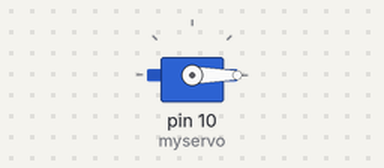
Bench run of a sketch on a simulated Arduino Uno, built with avr-gcc and run on an emulated ATmega328P. Parts: servo.

Above: at 0.05 s.
At 2.05 s:
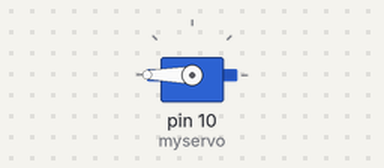
At 4.0 s:
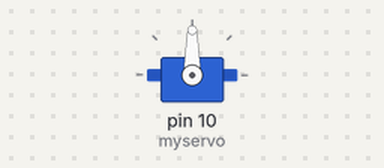
Timing chart, 0 to 5.2 s (numbered marks = the images above):
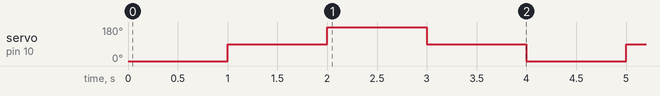

The sketch:

servo.ino
```cpp
#include <Servo.h>

Servo myservo;  // create servo object to control a servo
// twelve servo objects can be created on most boards

int pos = 0;    // variable to store the servo position
int r;

void setup() {
  Serial.begin(9600);
  myservo.attach(10, 1000, 2000);
}

void loop() {
  myservo.write(0);
  delay(1000);

  myservo.write(90);
  delay(1000);

  myservo.write(180);
  delay(1000);

  myservo.write(90);
  delay(1000);
}
```

Measured:
- by itself, servo on pin 10 (myservo): repeats every 4.0 s: 180° 1.0 s, 90° 1.0 s, 0° 1.0 s, 90° 1.0 s
